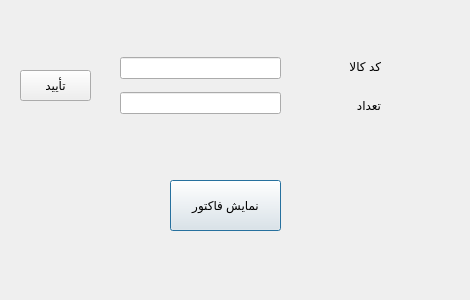
<?xml version="1.0" encoding="UTF-8"?>
<ui version="4.0">
 <class>Dialogfactor</class>
 <widget class="QDialog" name="Dialogfactor">
  <property name="geometry">
   <rect>
    <x>0</x>
    <y>0</y>
    <width>470</width>
    <height>300</height>
   </rect>
  </property>
  <property name="windowTitle">
   <string>Dialog</string>
  </property>
  <widget class="QPushButton" name="pushButton">
   <property name="geometry">
    <rect>
     <x>170</x>
     <y>180</y>
     <width>111</width>
     <height>51</height>
    </rect>
   </property>
   <property name="text">
    <string>نمایش فاکتور</string>
   </property>
  </widget>
  <widget class="QWidget" name="layoutWidget">
   <property name="geometry">
    <rect>
     <x>310</x>
     <y>50</y>
     <width>71</width>
     <height>71</height>
    </rect>
   </property>
   <layout class="QVBoxLayout" name="verticalLayout">
    <item>
     <widget class="QLabel" name="label_2">
      <property name="text">
       <string>کد کالا</string>
      </property>
     </widget>
    </item>
    <item>
     <widget class="QLabel" name="label_3">
      <property name="text">
       <string>تعداد </string>
      </property>
     </widget>
    </item>
   </layout>
  </widget>
  <widget class="QWidget" name="layoutWidget">
   <property name="geometry">
    <rect>
     <x>120</x>
     <y>50</y>
     <width>161</width>
     <height>71</height>
    </rect>
   </property>
   <layout class="QVBoxLayout" name="verticalLayout_2">
    <item>
     <widget class="QLineEdit" name="lineEdit"/>
    </item>
    <item>
     <widget class="QLineEdit" name="lineEdit_2"/>
    </item>
   </layout>
  </widget>
  <widget class="QPushButton" name="pushButton_3">
   <property name="geometry">
    <rect>
     <x>20</x>
     <y>70</y>
     <width>71</width>
     <height>31</height>
    </rect>
   </property>
   <property name="text">
    <string>تأیید</string>
   </property>
  </widget>
 </widget>
 <resources/>
 <connections/>
</ui>
